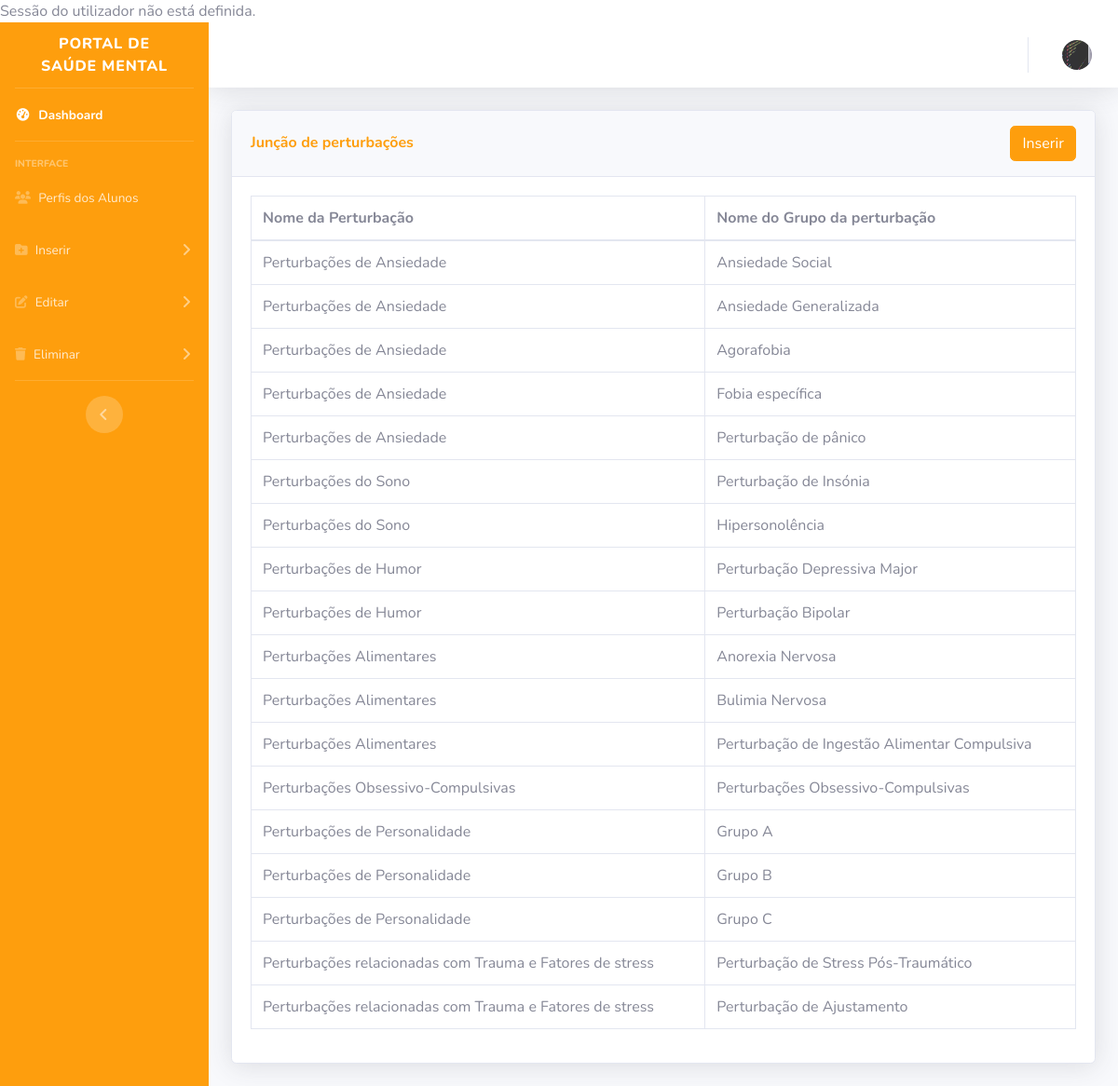
/admin/inserir/juncao-perturbacoes/index.php, run on the app's committed database.
### tables this page shows
CREATE TABLE `juncao_perturbacoes` (
  `juncao_perturbacoes_id` int(11) NOT NULL,
  `perturbacoes_id` int(11) NOT NULL,
  `grupos_perturbacoes_id` int(11) NOT NULL
);

CREATE TABLE `perturbacoes` (
  `perturbacoes_id` int(11) NOT NULL,
  `nome` varchar(255) NOT NULL,
  `texto` mediumtext NOT NULL,
  `img_perturbacao` mediumtext DEFAULT NULL,
  `img_perturbacao_circ` mediumtext DEFAULT NULL,
  `banner_perturbacao` mediumtext NOT NULL,
  `fonte` varchar(1000) NOT NULL
);

CREATE TABLE `grupos_perturbacoes` (
  `grupos_perturbacoes_id` int(11) NOT NULL,
  `nome` varchar(255) DEFAULT NULL,
  `texto` mediumtext NOT NULL,
  `sintomas_texto` mediumtext DEFAULT NULL,
  `prevalencias_texto` mediumtext DEFAULT NULL,
  `ajuda_texto` mediumtext DEFAULT NULL,
  `fonte` varchar(1000) NOT NULL
);

### admin/inserir/juncao-perturbacoes/index.php (the view, shortened to what this page needs)
<?php
require_once ("../../../conn/conn.php");
?>
<!DOCTYPE html>
<html lang="en">
<head>
    <link href="../../vendor/fontawesome-free/css/all.min.css" rel="stylesheet" type="text/css">
    <link href="../../css/sb-admin-2.min.css" rel="stylesheet">
</head>
<body id="page-top">
    <div id="wrapper">
        <ul class="navbar-nav bg-gradient-primary sidebar sidebar-dark accordion" id="accordionSidebar">
            <div class="sidebar-brand d-flex align-items-center justify-content-center" href="">
                <div class="sidebar-brand-text mx-3">Portal de Saúde Mental</div>
            </div>
            <hr class="sidebar-divider my-0">
            <li class="nav-item active">
                <a class="nav-link" href="../..">
                    <i class="fas fa-fw fa-tachometer-alt"></i>
                    <span>Dashboard</span></a>
            </li>
            <hr class="sidebar-divider">
            <div class="sidebar-heading">
                Interface
            </div>
            <li class="nav-item">
                <a class="nav-link" href="../../perfis/">
                    <i class="fas fa-users"></i>
                    <span>Perfis dos Alunos</span></a>
            </li>
            <li class="nav-item">
                <a class="nav-link collapsed" href="#" data-toggle="collapse" data-target="#collapseInserir"
                    aria-expanded="true" aria-controls="collapseInserir">
                    <i class="fas fa-folder-plus"></i>
                    <span>Inserir</span>
                </a>
            </li>
            <li class="nav-item">
                <a class="nav-link collapsed" href="#" data-toggle="collapse" data-target="#collapseEditar"
                    aria-expanded="true" aria-controls="collapseEditar">
                    <i class="fas fa-edit"></i>
                    <span>Editar</span>
                </a>
            </li>
            <li class="nav-item">
                <a class="nav-link collapsed" href="#" data-toggle="collapse" data-target="#collapseEliminar"
                    aria-expanded="true" aria-controls="collapseEliminar">
                    <i class="fas fa-trash"></i>
                    <span>Eliminar</span>
                </a>
            </li>
            <hr class="sidebar-divider d-none d-md-block">
            <div class="text-center d-none d-md-inline">
                <button class="rounded-circle border-0" id="sidebarToggle"></button>
            </div>
        </ul>
        <div id="content-wrapper" class="d-flex flex-column">
            <div id="content">
                <nav class="navbar navbar-expand navbar-light bg-white topbar mb-4 static-top shadow">
                    <ul class="navbar-nav ml-auto">
                        <li class="nav-item dropdown no-arrow">
                            <a class="nav-link dropdown-toggle" href="#" id="userDropdown" role="button"
                                data-toggle="dropdown" aria-haspopup="true" aria-expanded="false">
                                <img class="img-profile rounded-circle" src="../../../areacliente/registo/imgs/<?php if (
                                    !empty($row["img_perfil"])
                                ) {
                                    echo $row["img_perfil"];
                                } else {
                                    echo "../../teste.jpeg";
                                } ?>">
                            </a>
                        </li>
                    </ul>
                </nav>
                <div class="container-fluid">
                    <div class="card shadow mb-4">
                        <div class="card-header py-3">
                            <h6 class="m-0 font-weight-bold text-primary">Junção de perturbações</h6>
                            <div class="card-header2">
                                <button type="button" class="btn btn-primary" data-toggle="modal"
                                    data-target="#addadminprofile">
                                    Inserir
                                </button>
                            </div>
                        </div>
                        <div class="card-body">
                            <div class="table-responsive">
                                <?php
                                $query = "SELECT j.juncao_perturbacoes_id, p.nome AS nome_perturbacao, g.nome AS nome_grupo
                                FROM juncao_perturbacoes j
                                INNER JOIN perturbacoes p ON j.perturbacoes_id = p.perturbacoes_id
                                INNER JOIN grupos_perturbacoes g ON j.grupos_perturbacoes_id = g.grupos_perturbacoes_id;
                                ";
                                $query_run = mysqli_query($conn, $query);
                                ?>
                                <table class="table table-bordered" id="dataTable" width="100%" cellspacing="0">
                                    <thead>
                                        <tr>
                                            <th>Nome da Perturbação</th>
                                            <th>Nome do Grupo da perturbação</th>
                                        </tr>
                                    </thead>
                                    <tbody>
                                        <?php
                                        if (mysqli_num_rows($query_run) > 0) {
                                            while ($row = mysqli_fetch_assoc($query_run)) {
                                                ?>
                                                <tr>
                                                    <td>
                                                        <?php echo $row['nome_perturbacao']; ?>
                                                    </td>
                                                    <td>
                                                        <?php echo $row['nome_grupo']; ?>
                                                    </td>
                                                </tr>
                                                <?php
                                            }
                                        } else {
                                            echo "No Record Found";
                                        }
                                        ?>
                                    </tbody>
                                </table>
                            </div>
                        </div>
                    </div>
                </div>
            </div>
</body>
</html>

### data on the page
juncao_perturbacoes: perturbacoes.nome "Perturbações de Ansiedade", grupos_perturbacoes.nome "Ansiedade Social"
juncao_perturbacoes: perturbacoes.nome "Perturbações de Ansiedade", grupos_perturbacoes.nome "Ansiedade Generalizada"
juncao_perturbacoes: perturbacoes.nome "Perturbações de Ansiedade", grupos_perturbacoes.nome "Agorafobia"
juncao_perturbacoes: perturbacoes.nome "Perturbações de Ansiedade", grupos_perturbacoes.nome "Fobia específica"
juncao_perturbacoes: perturbacoes.nome "Perturbações de Ansiedade", grupos_perturbacoes.nome "Perturbação de pânico"
juncao_perturbacoes: perturbacoes.nome "Perturbações do Sono", grupos_perturbacoes.nome "Perturbação de Insónia"
juncao_perturbacoes: perturbacoes.nome "Perturbações do Sono", grupos_perturbacoes.nome "Hipersonolência"
juncao_perturbacoes: perturbacoes.nome "Perturbações de Humor", grupos_perturbacoes.nome "Perturbação Depressiva Major"
juncao_perturbacoes: perturbacoes.nome "Perturbações de Humor", grupos_perturbacoes.nome "Perturbação Bipolar"
juncao_perturbacoes: perturbacoes.nome "Perturbações Alimentares", grupos_perturbacoes.nome "Anorexia Nervosa"
juncao_perturbacoes: perturbacoes.nome "Perturbações Alimentares", grupos_perturbacoes.nome "Bulimia Nervosa"
juncao_perturbacoes: perturbacoes.nome "Perturbações Alimentares", grupos_perturbacoes.nome "Perturbação de Ingestão Alimentar Compulsiva"
juncao_perturbacoes: perturbacoes.nome "Perturbações Obsessivo-Compulsivas", grupos_perturbacoes.nome "Perturbações Obsessivo-Compulsivas"
juncao_perturbacoes: perturbacoes.nome "Perturbações de Personalidade", grupos_perturbacoes.nome "Grupo A"
juncao_perturbacoes: perturbacoes.nome "Perturbações de Personalidade", grupos_perturbacoes.nome "Grupo B"
juncao_perturbacoes: perturbacoes.nome "Perturbações de Personalidade", grupos_perturbacoes.nome "Grupo C"
juncao_perturbacoes: perturbacoes.nome "Perturbações relacionadas com Trauma e Fatores de stress", grupos_perturbacoes.nome "Perturbação de Stress Pós-Traumático"
juncao_perturbacoes: perturbacoes.nome "Perturbações relacionadas com Trauma e Fatores de stress", grupos_perturbacoes.nome "Perturbação de Ajustamento"
